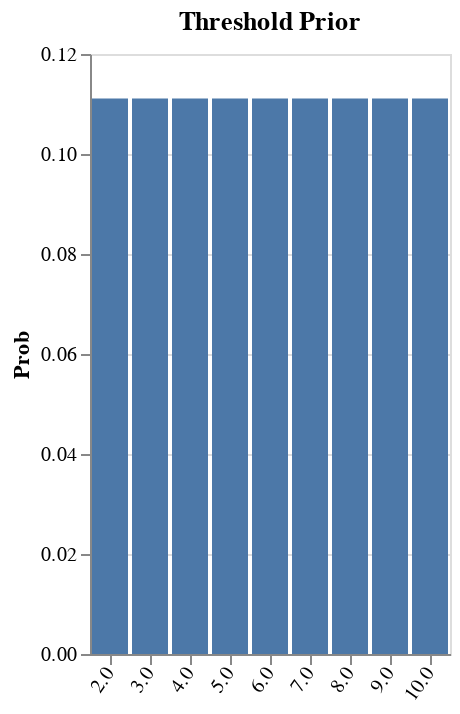

Notebook code cell kept with this figure:
### Code cell
thresholdPrior :: Model Double
thresholdPrior = unif (drop 1 . dropEnd 1 $ heights)

vlShow . titled "Threshold Prior" . barFromDist <$> enumD thresholdPrior

### Figure 1 — Vega-Lite specification as saved in the notebook (floating-point values rounded to 4 significant figures)
{"$schema": "https://vega.github.io/schema/vega-lite/v3.json", "layer": [{"$schema": "https://vega.github.io/schema/vega-lite/v3.json", "data": {"values": [{"outcome": "2.0", "probability": 0.1111}, {"outcome": "3.0", "probability": 0.1111}, {"outcome": "4.0", "probability": 0.1111}, {"outcome": "5.0", "probability": 0.1111}, {"outcome": "6.0", "probability": 0.1111}, {"outcome": "7.0", "probability": 0.1111}, {"outcome": "8.0", "probability": 0.1111}, {"outcome": "9.0", "probability": 0.1111}, {"outcome": "10.0", "probability": 0.1111}]}, "description": "", "encoding": {"x": {"axis": {"labelAngle": -55, "title": null}, "field": "outcome", "scale": {"rangeStep": 30}, "sort": null, "type": "ordinal"}, "y": {"axis": {"title": "Prob"}, "field": "probability", "type": "quantitative"}}, "mark": "bar"}], "title": "Threshold Prior"}
